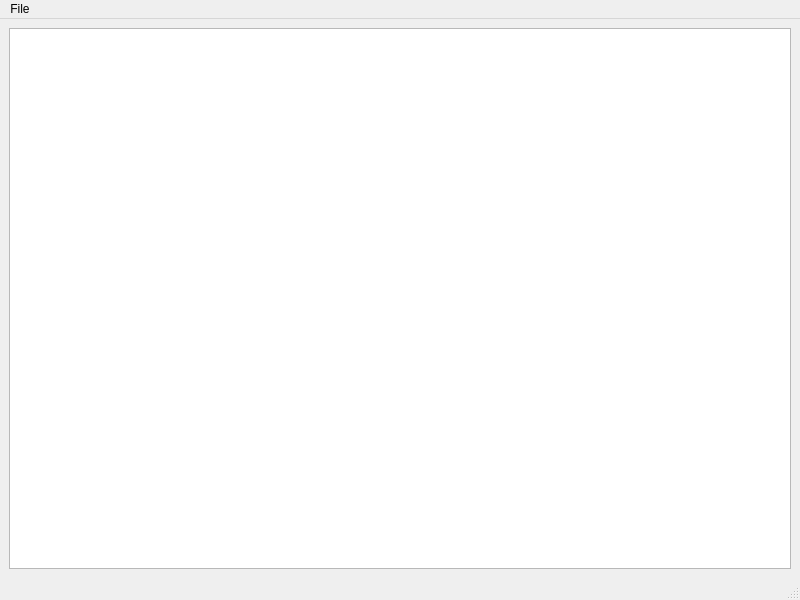
<?xml version="1.0" encoding="UTF-8"?>
<ui version="4.0">
 <class>MainWindow</class>
 <widget class="QMainWindow" name="MainWindow">
  <property name="geometry">
   <rect>
    <x>0</x>
    <y>0</y>
    <width>800</width>
    <height>600</height>
   </rect>
  </property>
  <property name="windowTitle">
   <string>MainWindow</string>
  </property>
  <widget class="QWidget" name="centralwidget">
   <layout class="QHBoxLayout" name="horizontalLayout_2">
    <item>
     <layout class="QHBoxLayout" name="horizontalLayout">
      <item>
       <widget class="QTextEdit" name="editor"/>
      </item>
     </layout>
    </item>
   </layout>
  </widget>
  <widget class="QMenuBar" name="menubar">
   <property name="geometry">
    <rect>
     <x>0</x>
     <y>0</y>
     <width>800</width>
     <height>22</height>
    </rect>
   </property>
   <widget class="QMenu" name="menuFile">
    <property name="title">
     <string>File</string>
    </property>
    <addaction name="actionOpen"/>
    <addaction name="actionSave"/>
    <addaction name="actionExit"/>
   </widget>
   <addaction name="menuFile"/>
  </widget>
  <widget class="QStatusBar" name="statusbar"/>
  <action name="actionOpen">
   <property name="text">
    <string>Open</string>
   </property>
  </action>
  <action name="actionSave">
   <property name="text">
    <string>Save</string>
   </property>
  </action>
  <action name="actionExit">
   <property name="text">
    <string>Exit</string>
   </property>
  </action>
 </widget>
 <resources/>
 <connections/>
</ui>
